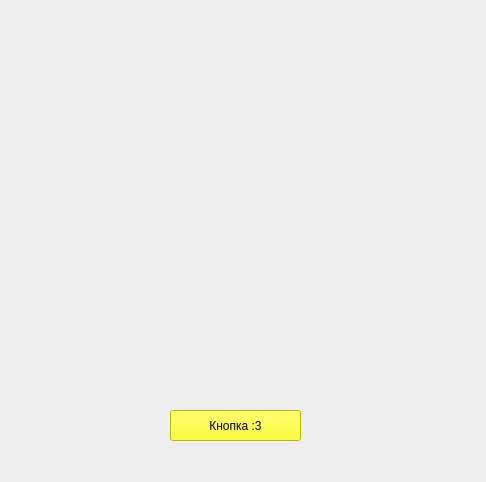
<?xml version="1.0" encoding="UTF-8"?>
<ui version="4.0">
 <class>Form</class>
 <widget class="QWidget" name="Form">
  <property name="geometry">
   <rect>
    <x>0</x>
    <y>0</y>
    <width>486</width>
    <height>482</height>
   </rect>
  </property>
  <property name="windowTitle">
   <string>Form</string>
  </property>
  <widget class="QPushButton" name="button">
   <property name="geometry">
    <rect>
     <x>170</x>
     <y>410</y>
     <width>131</width>
     <height>31</height>
    </rect>
   </property>
   <property name="styleSheet">
    <string notr="true">background-color: rgb(255, 255, 0);</string>
   </property>
   <property name="text">
    <string>Кнопка :3</string>
   </property>
  </widget>
 </widget>
 <resources/>
 <connections/>
</ui>
